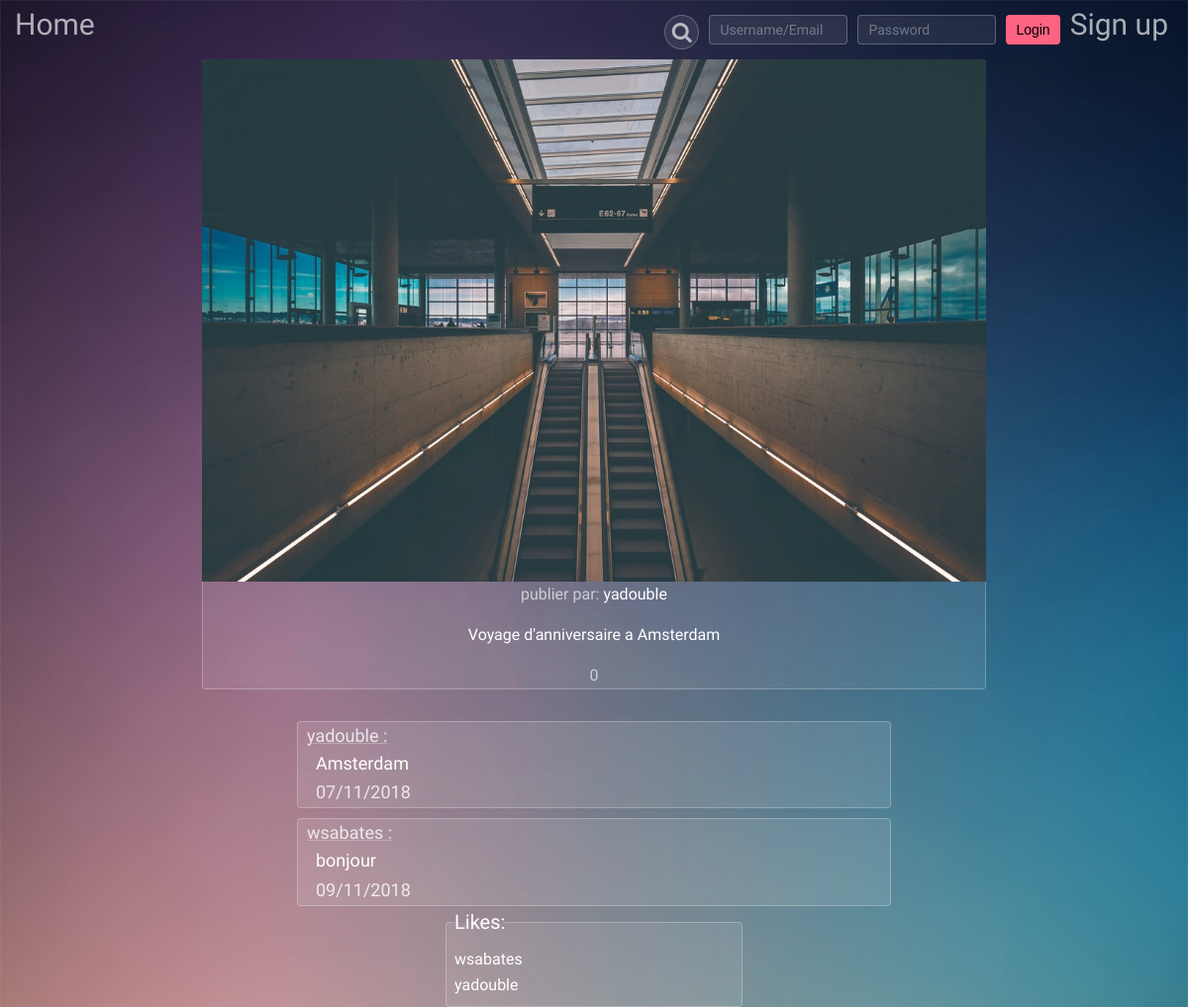
Before: /image_commentaire.php?image=Amsterdam.jpg with the older database file.
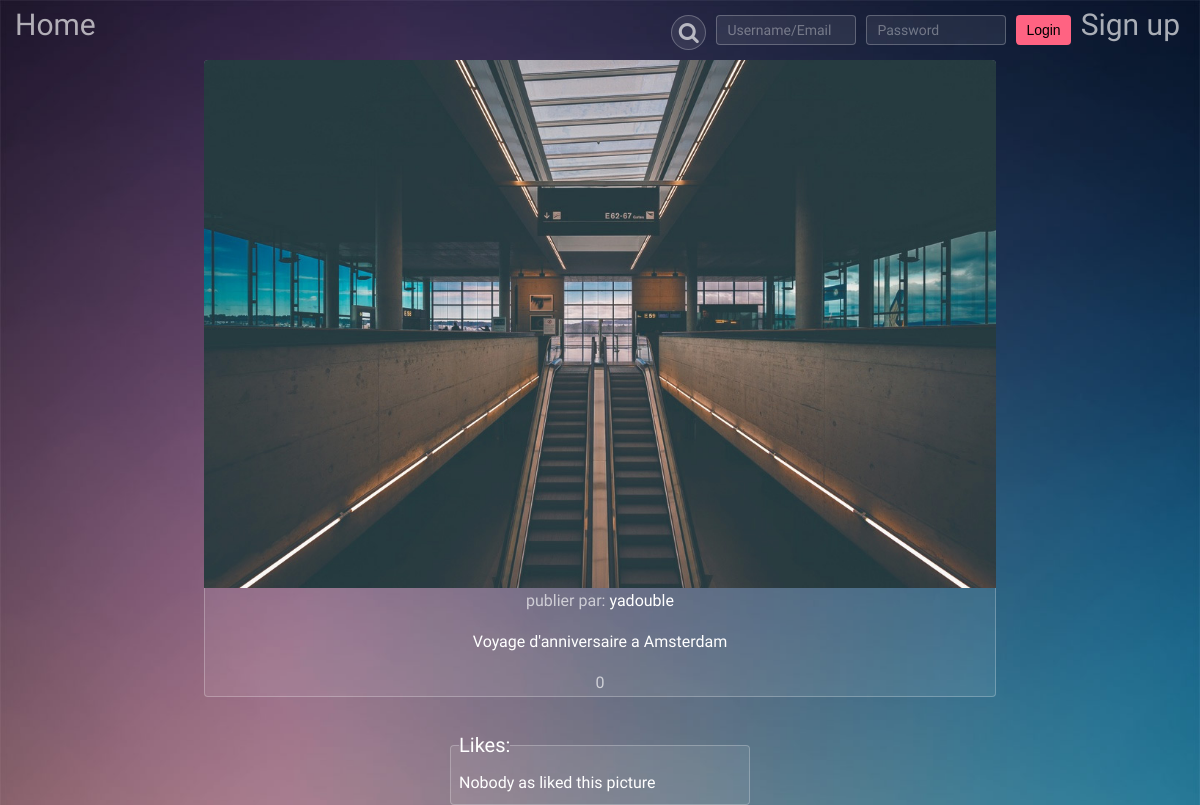
After: the same page with the newer database file.
### tables this page shows
CREATE TABLE `uploaded_img` (
  `id` int(11) NOT NULL,
  `user_id` varchar(256) NOT NULL,
  `title` varchar(256) NOT NULL,
  `description` varchar(256) NOT NULL,
  `img_name` varchar(256) NOT NULL,
  `nb_likes` int(11) DEFAULT NULL,
  `a_date` varchar(256) NOT NULL
);

CREATE TABLE `commentaire` (
  `id` int(11) NOT NULL,
  `user_id` varchar(256) NOT NULL,
  `commentaire` varchar(256) NOT NULL,
  `image` varchar(256) NOT NULL,
  `a_date` varchar(256) NOT NULL
);

CREATE TABLE `likes` (
  `id` int(11) NOT NULL,
  `user_id` varchar(256) NOT NULL,
  `image` varchar(256) NOT NULL,
  `likes` int(11) DEFAULT NULL
);

### image_commentaire.php (the view, shortened to what this page needs)
<?php
include_once "header.php";
include "includes/config/database.php";
if(!empty($_GET['image']))
{
$image = htmlspecialchars($_GET['image']);
$sql = "SELECT * FROM uploaded_img WHERE img_name='$image'";
$result = $connexion->query($sql);
$row = $result->fetch(PDO::FETCH_ASSOC);
echo "<section class='thumbnails'>
        <div class='image_commentaire'>
        <a href='images/" . $image . "'>
            <img  src='images/" . $image . "' />
            publier par: <strong>$row[user_id]</strong>
            <h3>$row[description]</h3>
            $row[nb_likes]
        </a>
        </div>
    </section>
";
?>
<div class="commentaire-box">
    <?php
    $sql = "SELECT * FROM commentaire WHERE image='$image';";
    $result = $connexion->query($sql);
    if ($result->rowCount() > 0) {
        while ($row = $result->fetch(PDO::FETCH_ASSOC)) {
            echo "<div class='commentaire' style='margin: 10px 25% 0px 25%;'>
            <h3 style='color: rgba(255, 255, 255, 0.80) !important;'>" . $row['user_id'] . " :</h3>
            <p><strong>" . $row['commentaire'] . "</strong></p>
            <p style='color: rgba(255, 255, 255, 0.80) !important;'>" . $row['a_date'] . "</p>
        </div>";
        }
    }
    ?>
    <?php
    $sql = "SELECT * FROM likes WHERE image='$image';";
    $result = $connexion->query($sql);
    echo "<fieldset class='like-box'>";
    echo "<legend><strong>Likes:</strong></legend>";
    echo "<div  style='color: white !important;'>";
    if ($result->rowCount() > 0) {
        while ($row = $result->fetch(PDO::FETCH_ASSOC)) {
            echo "<div>$row[user_id]<div>";
        }
    } else {
        echo "Nobody as liked this picture";
    }
    echo "</div>";
    echo "</fieldset>";
    }
?>
    <?php
    if(!isset($_GET['like']))
    {
        exit();
    }
    ?>

### header.php (shortened to what this page needs)
<!DOCTYPE html>
<html>
<head>
    <link rel="stylesheet" href="assets/css/main.css" />
</head>
<body>
<nav>
    <div class="main-wrapper">
        <ul>
            <li>
                <a href="index.php">Home</a>
            </li>
        </ul>
    </div>
        <div class="nav-login">
                <ul class="search">
                    <li><a href="search.php" class="icon style3 fa-search" "><span class="label">Search</span></a></li>
                </ul>
            <?php
            if(isset($_SESSION['u_id']))
            {
                echo '<form action="includes/logout.inc.php" method="POST">
                                         <button type="submit" name="submit">Logout</button>
                                    </form>';
                echo '<form action="Compte.php" method="POST">
                                         <button class="nav-login" type="submit" name="Modif">Compte</button>
                                    </form>';
            }
            else
            {
                echo '<form method="POST" action="includes/login.inc.php">
                                        <input type="text" name="uid" placeholder="Username/Email">
                                        <input type="password" name="pwd" placeholder="Password">
                                        <button type="submit" name="submit">Login</button>
                                     </form>
                                    <a href="signup.php" class="signup_text">Sign up</a>';
            }
            ?>
        </div>
</nav>

Changed rows visible on the page:
no longer on this page (row edited): commentaire: user "yadouble", commentaire "Amsterdam", a_date "07/11/2018"
no longer on this page (row edited): commentaire: user "wsabates", commentaire "bonjour", a_date "09/11/2018"
no longer on this page (row edited): likes: user "wsabates"
no longer on this page (row edited): likes: user "yadouble"
Other visible differences:
text now shown: "Nobody as liked this picture"
